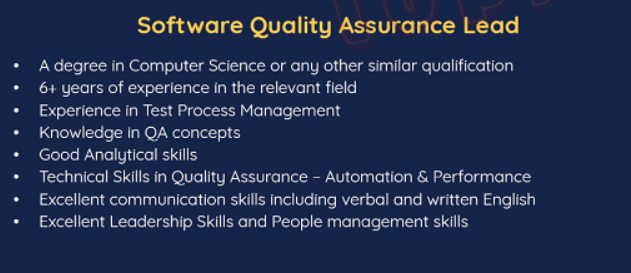
#> input picture data/experiments/723029.png, 631 x 273 px, found by its file name
$ jupyter execute --allow-errors pillow_image_enhancements.ipynb
#> lines starting #> are read from the running program, lines starting #| are printed output that depends on the picture; after the words box and inside, x2 and y2 are one past the last pixel; in counts of white or black regions, pixels touching at a corner belong together
##### Import Packages

[cell 1]
import pytesseract

# loading pytesseract
pytesseract.pytesseract.tesseract_cmd = r'C:\Program Files\Tesseract-OCR\tesseract'

from PIL import Image

##### Load image from disk

[cell 2]
img = Image.open("723029.png")
#> img is the input picture: PIL image 631x273 RGBA; mean R, G, B, A 35.2, 49.2, 81.1, 255
img = img.convert("RGB")
#> img: PIL image 631x273 RGB

datas = img.getdata()

#> (a cell that did not finish here is left out)

#> (a cell that did not finish here is left out)

#> (a cell that did not finish here is left out)

[cell 6]
display(img)

### Adjust Contrast

[cell 7]
from PIL import Image, ImageEnhance


#image brightness enhancer
enhancer = ImageEnhance.Contrast(img)


factor = [0.5, 0.75, 1.25, 1.5]

conv = []

#> (the rest of this cell did not finish here and is left out)

[cell 8]
# for item in conv:
#     print(item, "\n\n\n")

[cell 9]
# type(img)

### Color Adjustments

[cell 10]
pixels = img.load()

[cell 11]
for i in range(img.size[0]): # for every pixel:
    for j in range(img.size[1]):
        pixels[i,j] = (255, 0 ,0)

##### different example

[cell 12]
import math
def isLightOrDark(rgbColor=[0,128,255]):
    [r,g,b]=rgbColor
    hsp = math.sqrt(0.299 * (r * r) + 0.587 * (g * g) + 0.114 * (b * b))
    if (hsp>127.5):
        return True
    else:
        return False

## Binarization of Images

[cell 13]
im = Image.open("723029.png")
im = im.convert("RGB")
pixelMap = im.load()

img = Image.new( im.mode, im.size)
#> img: PIL image 631x273 RGB; every value is 0
pixelsNew = img.load()
for i in range(img.size[0]):
    for j in range(img.size[1]):
        #if light
        if isLightOrDark(list(pixelMap[i,j])): #function which checks light or dark
            pixelMap[i,j] = (0,0,0)
        #if dark
        else:
            pixelsNew[i,j] = (254,254,254)
display(img)
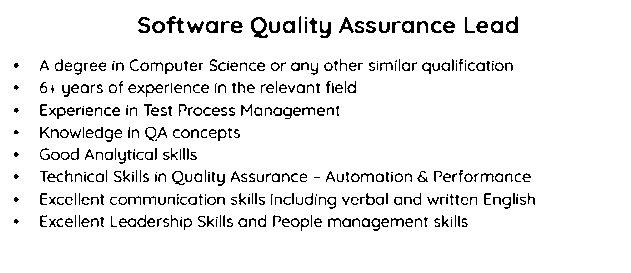
#> shown: PIL image 631x273 RGB; values 0 (black) and 254 (white), 93.2% white; black in thin lines or dots, all inside (x1, y1, x2, y2) = (14, 16, 535, 231)

[cell 14]
print(pytesseract.image_to_string(img))
#> (this line was passed over: pytesseract is not available in this run)

---

##### Binarization  - 2nd example

[cell 15]
im_n = Image.open("722917.png")
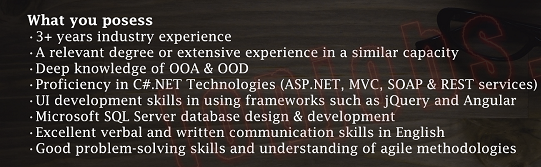
#> input picture data/experiments/722917.png, 541 x 167 px, found by its file name
#> im_n is the input picture: PIL image 541x167 RGBA; mean R, G, B, A 60.3, 54.2, 50.7, 255
im = im.convert("RGB")
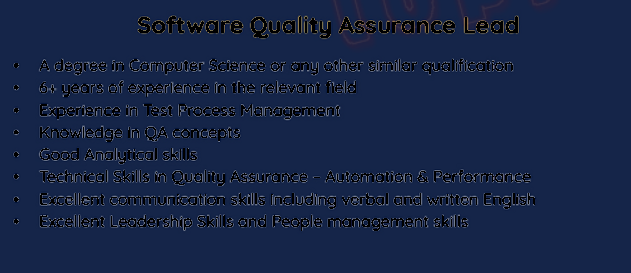
#> im: PIL image 631x273 RGB; mean R, G, B 23.3, 37.4, 70
pixelMap = im.load()

img = Image.new( im.mode, im.size)
pixelsNew = img.load()
for i in range(img.size[0]):
    for j in range(img.size[1]):
        #if light
        if isLightOrDark(list(pixelMap[i,j])): #function which checks light or dark
            pixelMap[i,j] = (0,0,0)
        #if dark
        else:
            pixelsNew[i,j] = (254,254,254)

[cell 16]
display(im_n)

[cell 17]
display(im)

[cell 18]
display(img)

[cell 19]
# Run tesseract on original image
print(pytesseract.image_to_string(im))
#> (this line was passed over: pytesseract is not available in this run)

[cell 20]
# Run tesseract on binarized image
print(pytesseract.image_to_string(img))
#> (this line was passed over: pytesseract is not available in this run)
